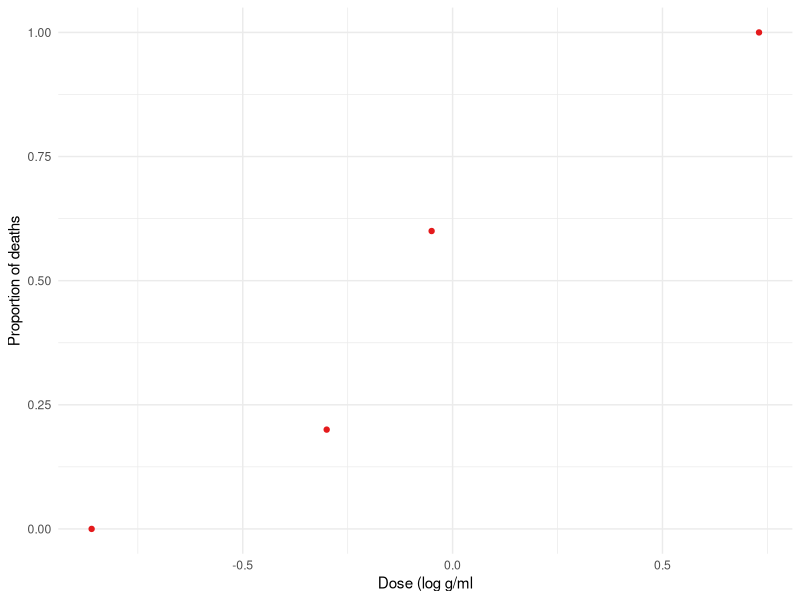
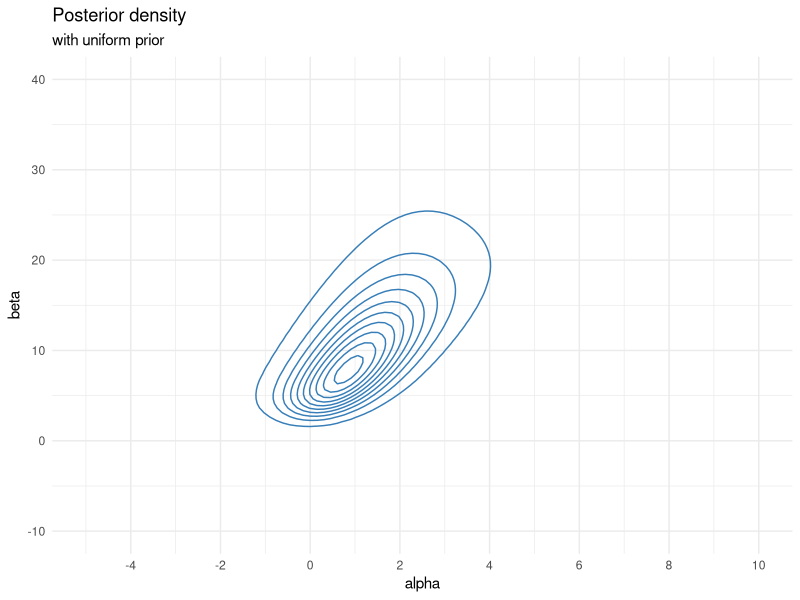
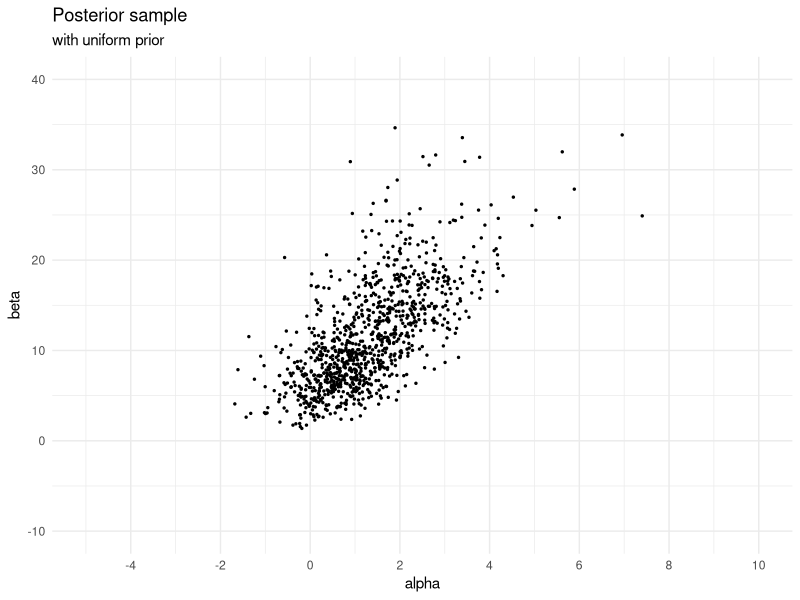
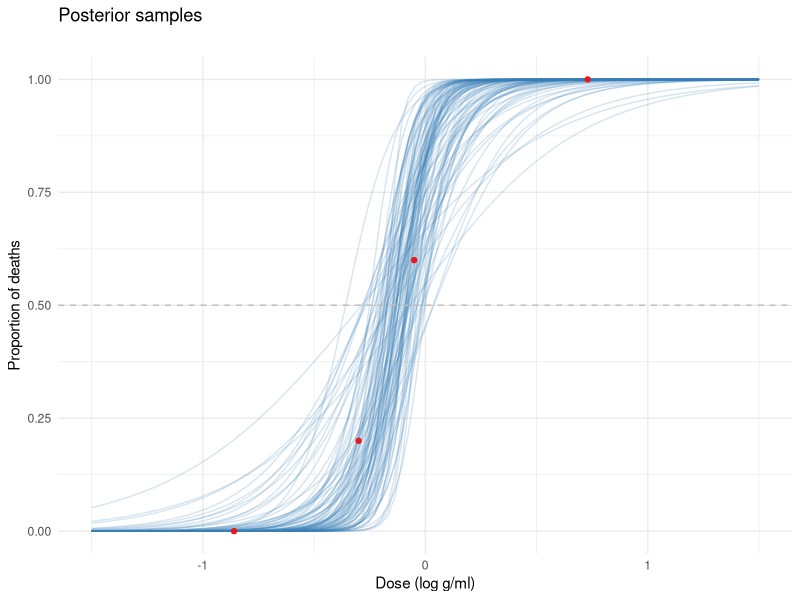
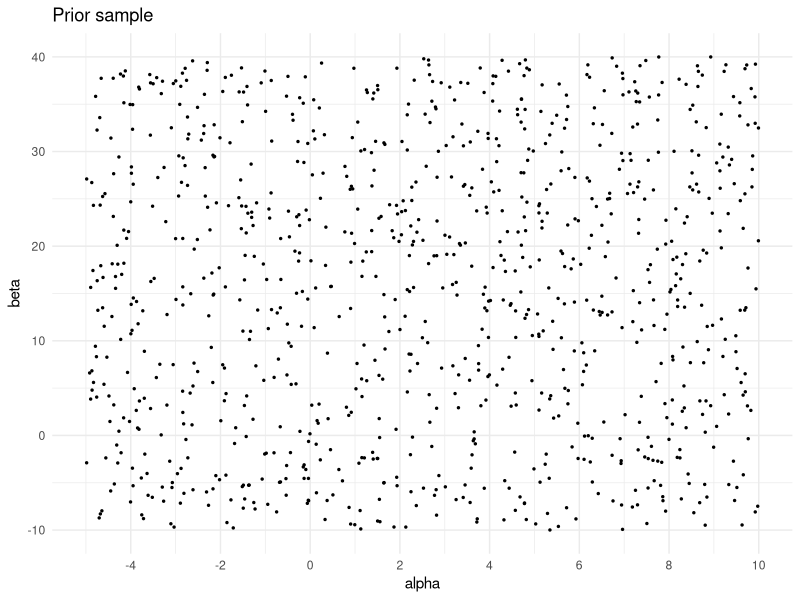
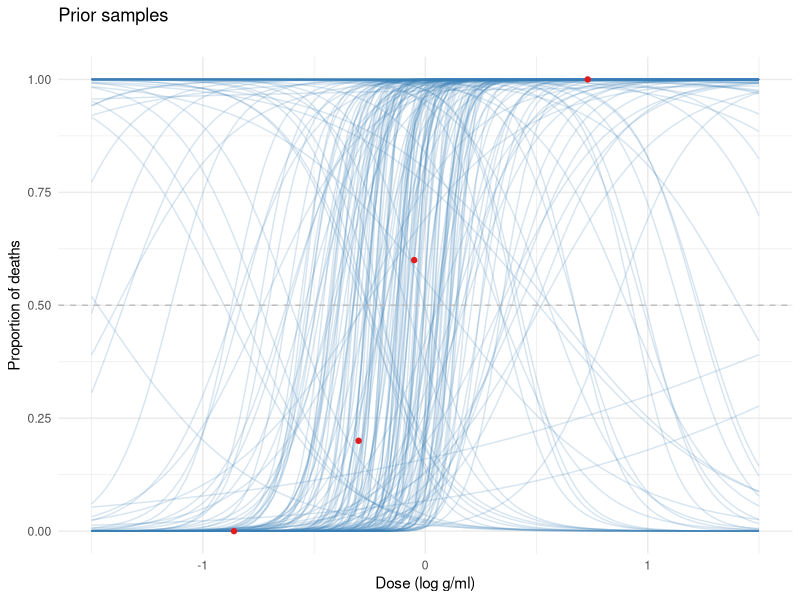
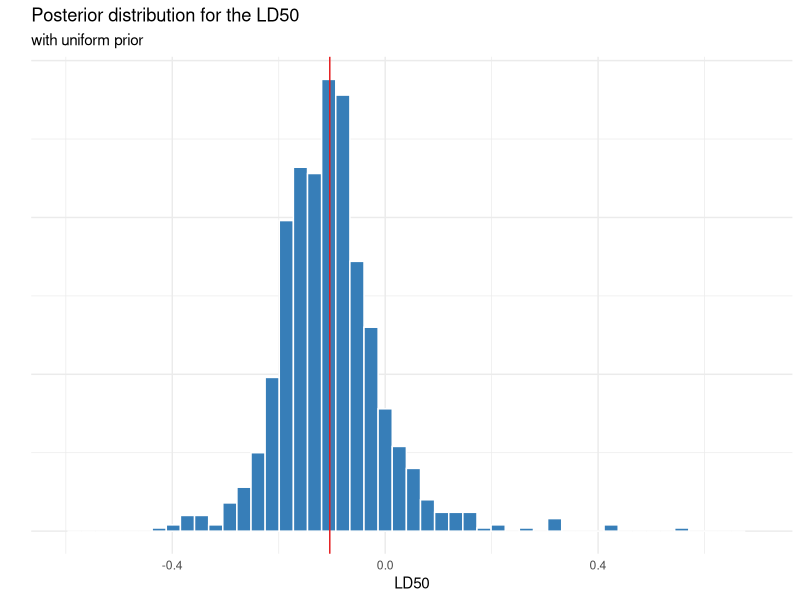
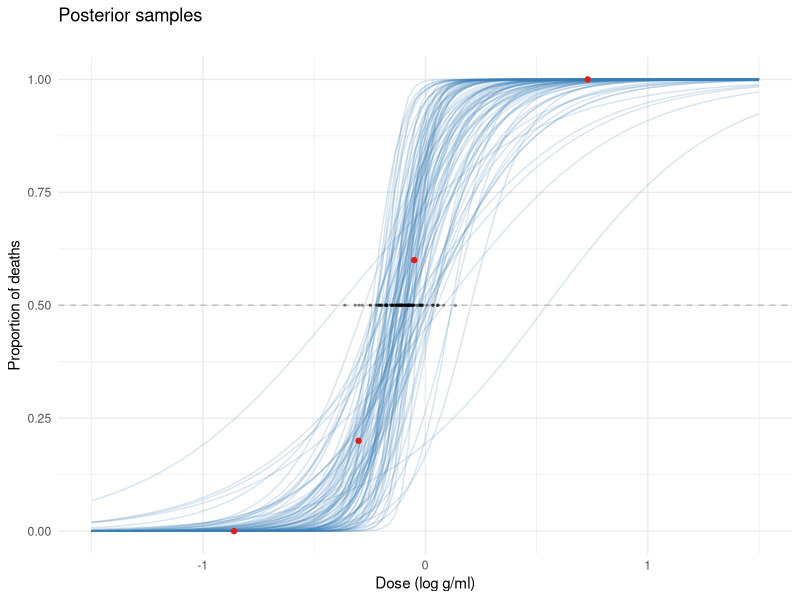

The R source for these figures, in order:
## ---- chunk 1
knitr::opts_chunk$set(echo = TRUE, comment = NA)
## ---- chunk 2
library(MASS)
library(ggplot2)
library(mvtnorm)
library(dplyr)
library(cowplot)
## ---- chunk 3
d <- data.frame(log.dose=c(-0.86, -0.3, -0.05, 0.73),
                n.animals=c(5,5,5,5),
                n.deaths=c(0,1,3,5))
d %>% knitr::kable()
## ---- chunk 4
d <- d %>%
  mutate(prop=n.deaths / n.animals) 
d %>%
  ggplot(aes(x=log.dose, y=prop)) +
  geom_point(col="#E41A1C") +
  theme_minimal() +
  labs(y="Proportion of deaths",
       x="Dose (log g/ml")
## ---- chunk 5
d.notagg <- data.frame(log.dose=c(rep(-0.86, 5), rep(-0.3,5), rep(-0.05,5), rep(0.73,5) ),
                death=c(rep(0,5), 1, rep(0,4), rep(1, 3), 0, 0, rep(1, 5)) )

fit <- glm(death ~ 1 + log.dose,
          data=d.notagg,
          family="binomial")

summary(fit)
## ---- chunk 6
logit <- function(x) log(x / (1-x) )
invlogit <- function(x) exp(x) / (1 + exp(x))
## ---- chunk 7
log.lkhd <- function(alpha, beta) {
  lin <- alpha + beta * d$log.dose
  y <- d$n.deaths; n <- d$n.animals
  sum( y*(lin - log( 1 + exp(lin ) )) + ( n-y )*(-log(1 + exp(lin))) )
}
## ---- chunk 8
prior <- function(alpha, beta) {
  1
}
## ---- chunk 9
grid_size <- 100
alpha_seq <- seq(-5, 10, length.out=grid_size)
beta_seq <- seq(-10, 40, length.out=grid_size)

alpha_width <- alpha_seq[2] - alpha_seq[1]
beta_width <- beta_seq[2] - beta_seq[1]

post.grid <- expand.grid(alpha = alpha_seq, 
                         beta = beta_seq ) 

posterior.grid <- function(grid, prior_fun=prior) {
  grid %>%
  rowwise %>%
  mutate(loglkhd = log.lkhd(alpha, beta),
         prior = prior_fun(alpha, beta)) %>%
  mutate(log.post = loglkhd + log(prior) ) %>%
  ungroup() %>%
  mutate(log.postm = log.post - max(log.post),
         un.post = exp(log.postm),
         # normalize the posterior
         post = un.post / sum(un.post),
         prior = prior / sum(prior) ) %>%
    select(-log.postm, -un.post)
}
## ---- chunk 10
post.grid <- posterior.grid(post.grid)
## ---- chunk 11
mode <- max(post.grid$post)
breaks <- seq(0.05, 0.95, by=0.1) * mode

unf_post_plot <- post.grid %>%
  ggplot(aes(x=alpha, y=beta, z=post)) + 
  stat_contour(breaks=breaks, col="#377EB8") +
  ylim(-10, 40) +
  scale_x_continuous(breaks=c(-4, -2, 0, 2, 4, 6, 8, 10), 
                     limits = c(-5, 10)) +
  theme_minimal() +
  labs(title="Posterior density", subtitle = "with uniform prior")
unf_post_plot
## ---- chunk 12
marg.alpha <- post.grid %>%
  group_by(alpha) %>%
  summarise(post = sum(post)) %>%
  pull(post)
## ---- chunk 13
N <- 1000
alpha.sample <- sample(seq(-5, 10, length.out = 100), N, replace=T, prob=marg.alpha)
## ---- chunk 14
beta.sample <- c()
for(i in 1:N) {
  cond.beta <- post.grid %>%
    filter(alpha == alpha.sample[i]) %>%
    mutate(post = post / sum(post)) %>%
    pull(post)
  bsamp <- sample(seq(-10, 40, length.out = 100), 1, prob=cond.beta)
  beta.sample[i] <- bsamp
}
## ---- chunk 15
# add random jitter
alpha.sample <- alpha.sample + runif(N, min = 0 - alpha_width/2,
                                        max = 0 + alpha_width/2)
beta.sample <- beta.sample + runif(N, min = 0 - beta_width/2, 
                                      max = 0 + beta_width/2 )
## ---- chunk 16
extract.sample <- function(density.grid, N=1000, prior=FALSE) {
  if (prior) {
    density.grid <- density.grid %>%
      select(alpha, beta, post=prior)
  } else {
    density.grid <- density.grid %>%
      select(alpha,  beta, post)
  }
  marg.alpha <- density.grid %>%
  group_by(alpha) %>%
  summarise(post = sum(post)) %>%
  pull(post)
  
  alpha.sample <- sample(seq(-5, 10, length.out = 100), N, replace=T, prob=marg.alpha)
  beta.sample <- c()
  for(i in 1:N) {
    cond.beta <- density.grid %>%
      filter(alpha == alpha.sample[i]) %>%
      mutate(post = post / sum(post)) %>%
      pull(post)
    bsamp <- sample(seq(-10, 40, length.out = 100), 1, prob=cond.beta)
    beta.sample[i] <- bsamp
  }
  alpha.sample <- alpha.sample + runif(N, min = 0 - alpha_width/2,
                                        max = 0 + alpha_width/2)
  beta.sample <- beta.sample + runif(N, min = 0 - beta_width/2, 
                                      max = 0 + beta_width/2 )
  
  data.frame(alpha = alpha.sample,
           beta = beta.sample)
}
## ---- chunk 17
post.sample <- extract.sample(post.grid)

unf_post_sample <- post.sample %>%
  ggplot(aes(x=alpha, y=beta)) +
  geom_point(size=0.5) +
  ylim(-10, 40) +
  scale_x_continuous(breaks=c(-4, -2, 0, 2, 4, 6, 8, 10), 
                     limits = c(-5, 10)) +
  theme_minimal() +
  labs(title="Posterior sample",
       subtitle="with uniform prior")
unf_post_sample 
## ---- chunk 18
plot_samples <- function(sample, n=100, title="Posterior samples", subtitle="") {
  log.dose <- seq(-1.5, 1.5, length.out = 100)

  sample %>%
    sample_n(size=n) %>%
    mutate(id=1:n) %>%
    purrr::pmap_df(~tibble(log.dose=log.dose, id=..3,
                          prop=invlogit(..1 + ..2*log.dose))) %>%
    ggplot(aes(x=log.dose, y=prop)) +
    geom_line(aes(group=id), alpha=0.2, col="#377EB8") +
    geom_hline(yintercept=0.5, linetype='dashed', col="grey") +
    geom_point(data=d, col="#E41A1C") +
    theme_minimal() +
    labs(x="Dose (log g/ml)", y="Proportion of deaths",
         title=title, subtitle = subtitle)
}
plot_samples(post.sample)
## ---- chunk 19
prior.sample <- extract.sample(post.grid, prior=TRUE)

prior.sample %>%
  ggplot(aes(x=alpha, y=beta)) +
  geom_point(size=0.5) +
  ylim(-10, 40) +
  scale_x_continuous(breaks=c(-4, -2, 0, 2, 4, 6, 8, 10), 
                     limits = c(-5, 10)) +
  theme_minimal() +
  labs(title="Prior sample")
## ---- chunk 20
plot_samples(prior.sample, n=200, title="Prior samples")
## ---- chunk 21
mean(post.sample$beta > 0)
## ---- chunk 22
LD50_samps <- post.sample %>%
  mutate( LD50 = - alpha / beta) 
LD50.mean <- LD50_samps %>%
  summarise(mean = mean(LD50))

unif.LD50.plot <- LD50_samps %>%
  ggplot(aes(x=LD50)) + 
  geom_histogram(bins=50, 
                 fill="#377EB8", col="white") +
  scale_y_continuous(labels = NULL, name="") +
  xlim(-0.6, 0.7) +
  geom_vline(data=LD50.mean, aes(xintercept=mean), col="#E41A1C") +
  theme_minimal() +
  labs(title="Posterior distribution for the LD50",
       subtitle="with uniform prior")
unif.LD50.plot
## ---- chunk 23
plot_samples(post.sample) +
  geom_point(data=LD50_samps[1:100,], 
             aes(x=LD50, y=0.5), alpha=0.3, size=0.5)
## ---- chunk 24
mvn_prior <- function(alpha, beta) {
  rho <- matrix(c(2^2, 2*10*0.5, 2*10*0.5, 10^2), ncol=2)
  dmvnorm(c(alpha, beta), 
           mean=c(0, 10),
           sigma=rho)
}

prior.density <- function(grid, prior_fun){
  grid %>%
    rowwise %>%
    mutate(prior = prior_fun(alpha, beta)) %>%
    ungroup() %>%
    mutate(prior = prior / sum(prior)) 
}

mvn.prior.grid <- prior.density(post.grid, prior_fun=mvn_prior)
## ---- chunk 25
mode <- max(mvn.prior.grid$prior)
breaks <- seq(0.05, 0.95, by=0.1) * mode

mvn.prior.grid %>%
  ggplot(aes(x=alpha, y=beta, z=prior)) + 
  stat_contour(breaks=breaks, col="#E41A1C") +
  ylim(-10, 40) +
  scale_x_continuous(breaks=c(-4, -2, 0, 2, 4, 6, 8, 10), 
                     limits = c(-5, 10)) +
  theme_minimal() +
  labs(title="Prior density")
## ---- chunk 26
prior.sample <- extract.sample(mvn.prior.grid, prior=TRUE)

prior_points <- prior.sample %>%
  ggplot(aes(x=alpha, y=beta)) +
  geom_point(size=0.5) +
  ylim(-10, 40) +
  scale_x_continuous(breaks=c(-4, -2, 0, 2, 4, 6, 8, 10), 
                     limits = c(-5, 10)) +
  theme_minimal() +
  labs(title="Prior sample", subtitle="with multivariate normal prior")

prior_model <- plot_samples(prior.sample, n=200, 
                            title="Prior sample", subtitle="with multivariate normal prior")
plot_grid(prior_points, prior_model)
## ---- chunk 27
mvn.post.grid <- posterior.grid(post.grid, prior_fun=mvn_prior)
## ---- chunk 28
mode <- max(mvn.post.grid$post)
breaks <- seq(0.05, 0.95, by=0.1) * mode

mvn_post_plot <- mvn.post.grid %>%
  ggplot(aes(x=alpha, y=beta, z=post)) + 
  stat_contour(breaks=breaks, col="#377EB8") +
  ylim(-10, 40) +
  scale_x_continuous(breaks=c(-4, -2, 0, 2, 4, 6, 8, 10), 
                     limits = c(-5, 10)) +
  scale_color_brewer(palette = "Set1", name="",
                     label=c("post"="posterior", "prior"), direction = -1) +
  theme_minimal() +
  labs(title="Posterior density", subtitle = "with multivariate normal prior")

plot_grid(unf_post_plot, mvn_post_plot)
## ---- chunk 29
post.grid[which.max(post.grid$post),]
## ---- chunk 30
mvn.post.grid[which.max(mvn.post.grid$post),]
## ---- chunk 31
mvn.post.sample <- extract.sample(mvn.post.grid)
mvn.prior.sample <- extract.sample(mvn.prior.grid, prior = T)

post_plot <- mvn.post.sample %>%
  ggplot(aes(x=alpha, y=beta)) +
  geom_point(size=0.5) +
  ylim(-10, 40) +
  scale_x_continuous(breaks=c(-4, -2, 0, 2, 4, 6, 8, 10), 
                     limits = c(-5, 10)) +
  theme_minimal() +
  labs(title="Posterior sample", subtitle = "with multivariate normal prior")

prior_plot <- mvn.prior.sample %>%
  ggplot(aes(x=alpha, y=beta)) +
  geom_point(size=0.5) +
  ylim(-10, 40) +
  scale_x_continuous(breaks=c(-4, -2, 0, 2, 4, 6, 8, 10), 
                     limits = c(-5, 10)) +
  theme_minimal() +
  labs(title="Prior sample", subtitle = "with multivariate normal prior")

plot_grid(post_plot, prior_plot)
## ---- chunk 32
plot_samples(mvn.post.sample) 
## ---- chunk 33
plot_samples(mvn.prior.sample) +
  labs(title="Prior samples")
## ---- chunk 34
mvn.LD50_samps <- mvn.post.sample %>%
  mutate( LD50 = - alpha / beta) 

mvn.LD50.mean <- mvn.LD50_samps %>%
  summarise(mean = mean(LD50))

mvn.LD50.plot <- mvn.LD50_samps %>%
  ggplot(aes(x=LD50)) + 
  geom_histogram(bins=50, 
                 fill="#377EB8", col="white") +
  scale_y_continuous(labels = NULL, name="") +
  xlim(-0.6, 0.7) + 
  geom_vline(data=mvn.LD50.mean, aes(xintercept=mean), col="#E41A1C") +
  theme_minimal() +
  labs(title="Posterior distribution for the LD50", 
       subtitle="with multivariate normal prior")

plot_grid(mvn.LD50.plot, unif.LD50.plot)
## ---- chunk 35
# lkhd function
bioassayfun <- function(w, df) {
  z <- w[1] + w[2]*df$log.dose
  -sum(df$n.deaths*(z) - df$n.animals*log1p(exp(z)))
}

#' Optimize
w0 <- c(0,0)
optim_res <- optim(w0, bioassayfun, gr = NULL, d, hessian = T)
# w is the mode
w <- optim_res$par
# this computes the inverse of the hessian at the mode
S <- solve(optim_res$hessian)

#' Multivariate normal probability density function
dmvnorm <- function(x, mu, sig)
  exp(-0.5*(length(x)*log(2*pi) + log(det(sig)) + (x-mu) %*% solve(sig, x - mu)))

#' Evaluate likelihood at points (alpha, beta) 
ab_grid <- expand.grid(alpha = alpha_seq, 
                         beta = beta_seq ) 

ab_grid$lkhd <- apply(ab_grid, 1, dmvnorm, w, S)




#' Create a plot of the posterior density
norm_post_plot <- ggplot(data = ab_grid, aes(x = alpha, y = beta, z=lkhd)) +
  stat_contour( col="#377EB8") +
  ylim(-10, 40) +
  scale_x_continuous(breaks=c(-4, -2, 0, 2, 4, 6, 8, 10), 
                     limits = c(-5, 10)) +
  theme_minimal() +
  labs(x = 'alpha', y = 'beta',
       title="Posterior Density",
       subtitle="using normal Approximation" ) 

norm_post_plot
## ---- chunk 36
# sample from the multivariate model
norm_sample <- MASS::mvrnorm(N, w, S) %>%
  data.frame() %>%
  rename(alpha=X1, beta=X2)

norm_post_sample <- norm_sample %>%
  ggplot() +
  geom_point(aes(alpha, beta), size=0.5) +
  ylim(-10, 40) +
  scale_x_continuous(breaks=c(-4, -2, 0, 2, 4, 6, 8, 10), 
                     limits = c(-5, 10)) +
  theme_minimal() +
  labs(title="Posterior sample",
       subtitle="using normal approximation")
norm_post_sample
## ---- chunk 37
mean(norm_sample$beta > 0)
## ---- chunk 38
LD50_norm_samps <- norm_sample %>%
  filter( beta > 0 ) %>%
  mutate( LD50 = - alpha/beta )

LD50_norm_mean <- LD50_norm_samps %>%
  summarise(mean = mean(LD50))

norm.LD50.plot <- LD50_norm_samps %>%
  ggplot(aes(x=LD50)) + 
  geom_histogram(bins=50, 
                 fill="#377EB8", col="white") +
  scale_y_continuous(labels = NULL, name="") +
  xlim(-1, 1) +
  geom_vline(data=LD50_norm_mean, aes(xintercept=mean), col="#E41A1C") +
  theme_minimal() +
  labs(title="Posterior distribution for the LD50",
       subtitle="using normal approximation")

norm.LD50.plot
## ---- chunk 39
#' Combine the plots
plot_grid(unf_post_plot, unf_post_sample, 
             unif.LD50.plot + xlim(-1, 1), norm_post_plot, 
             norm_post_sample, norm.LD50.plot, ncol = 3)
